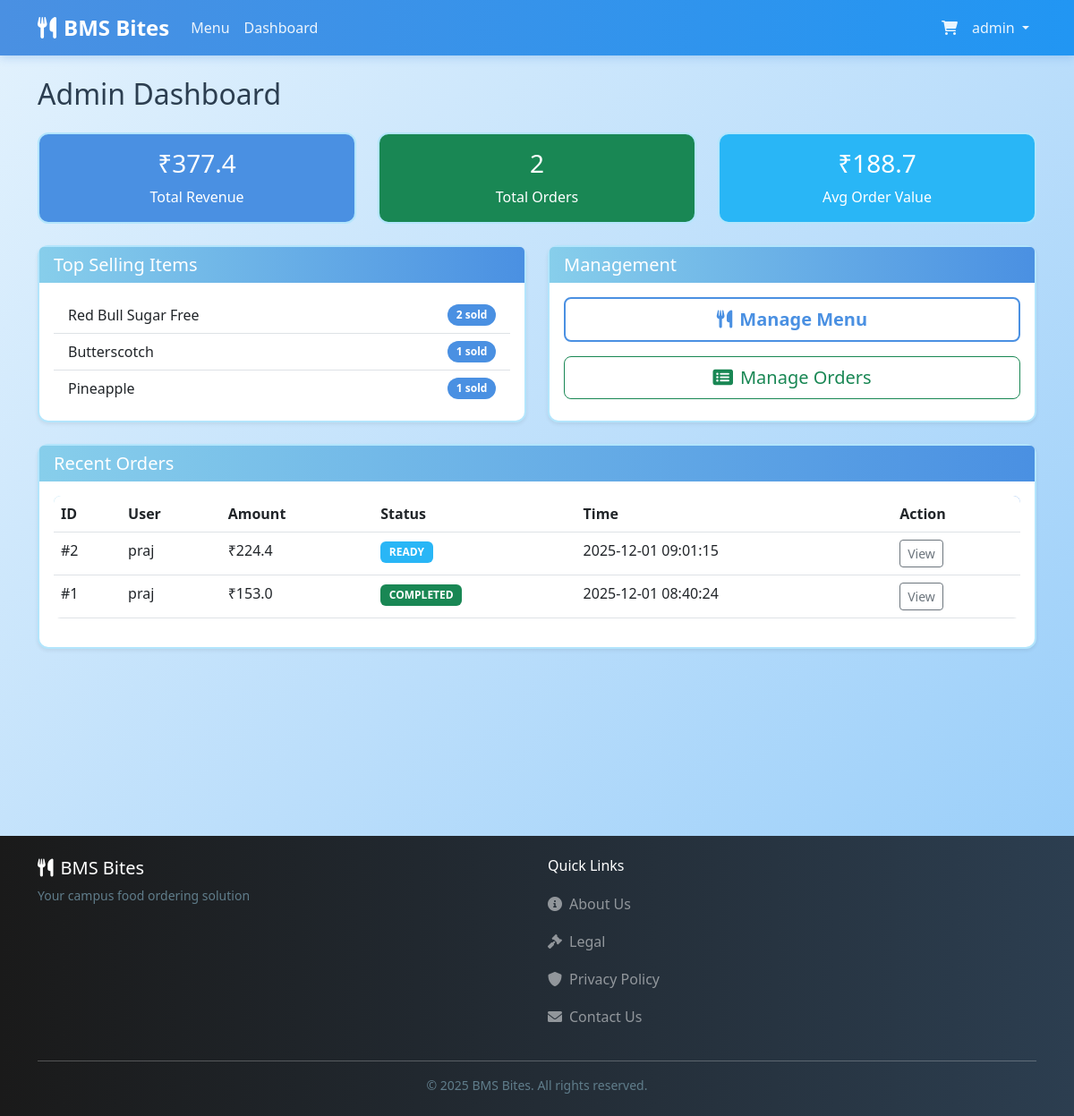
The app's page /admin/dashboard (signed in), older data.
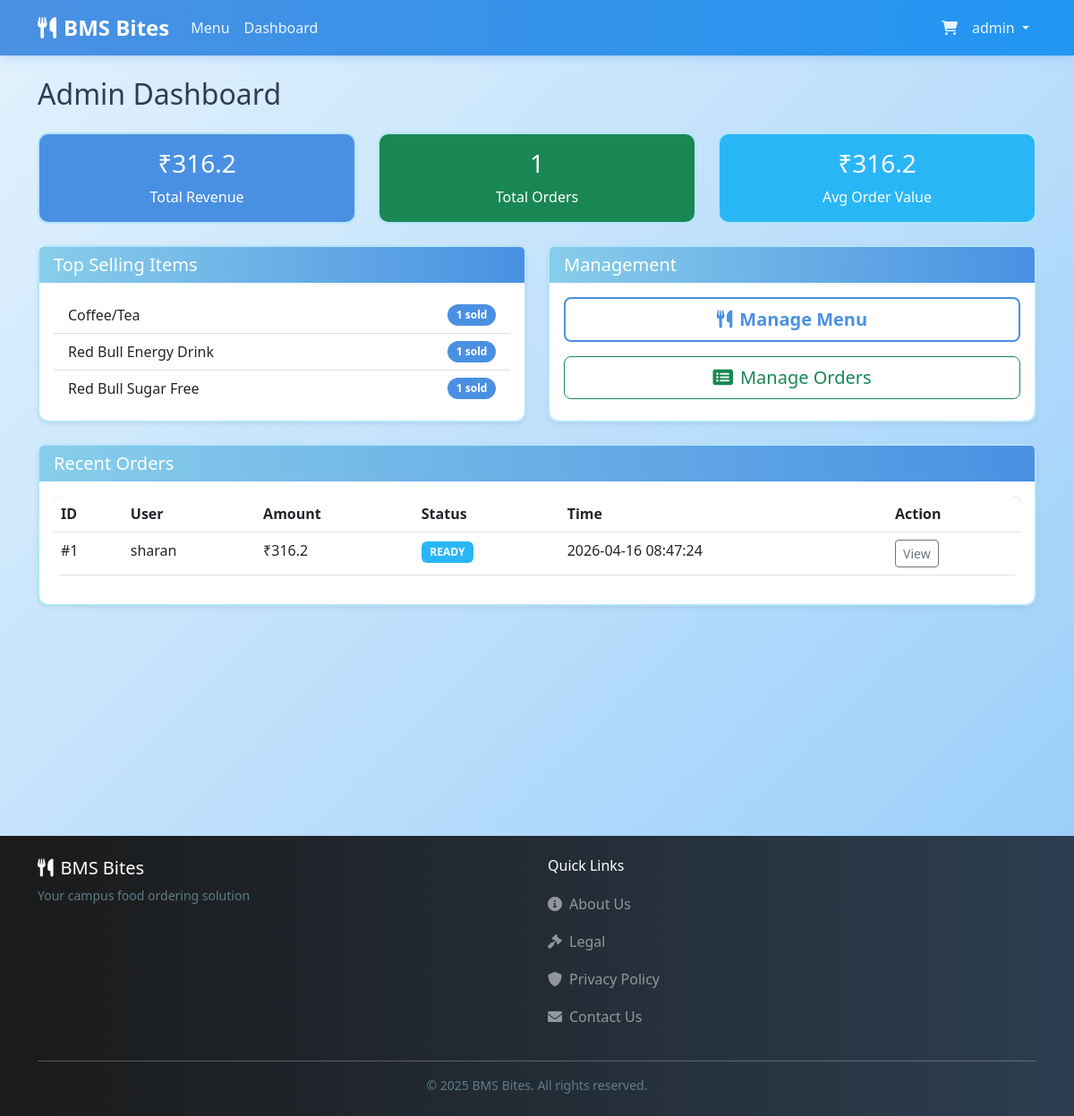
The same page, newer data.
### tables this page shows
CREATE TABLE menu (
    id INTEGER PRIMARY KEY AUTOINCREMENT,
    canteen_id INTEGER NOT NULL,
    name TEXT NOT NULL,
    description TEXT,
    price REAL NOT NULL,
    category TEXT NOT NULL, -- 'veg', 'non-veg', 'beverage'
    category_section TEXT, -- Section header like 'SOUTH INDIAN BREAKFAST', 'Dosa Items', etc.
    image_url TEXT,
    is_available BOOLEAN DEFAULT 1,
    created_at TIMESTAMP DEFAULT CURRENT_TIMESTAMP,
    FOREIGN KEY (canteen_id) REFERENCES canteens (id)
);

CREATE TABLE orders (
    id INTEGER PRIMARY KEY AUTOINCREMENT,
    user_id INTEGER NOT NULL,
    canteen_id INTEGER NOT NULL,
    total_amount REAL NOT NULL,
    platform_fee REAL DEFAULT 0.0,
    status TEXT NOT NULL DEFAULT 'preparing', -- 'preparing', 'ready', 'completed'
    pickup_time TEXT,
    created_at TIMESTAMP DEFAULT CURRENT_TIMESTAMP,
    FOREIGN KEY (user_id) REFERENCES users (id),
    FOREIGN KEY (canteen_id) REFERENCES canteens (id)
);

CREATE TABLE users (
    id INTEGER PRIMARY KEY AUTOINCREMENT,
    username TEXT UNIQUE NOT NULL,
    email TEXT UNIQUE NOT NULL,
    password_hash TEXT NOT NULL,
    security_question TEXT NOT NULL,
    security_answer TEXT NOT NULL,
    role TEXT NOT NULL DEFAULT 'customer', -- 'customer' or 'admin'
    created_at TIMESTAMP DEFAULT CURRENT_TIMESTAMP
);

### routes/admin.py (the view)
@admin_bp.route('/dashboard')
@admin_required
def dashboard():
    summary = analytics_mgr.get_sales_summary()
    top_items = analytics_mgr.get_top_selling_items()
    daily_rev = analytics_mgr.get_daily_revenue()
    recent_orders = order_mgr.get_all_orders()[:10] # Last 10 orders
    return render_template('dashboard.html',
                           summary=summary,
                           top_items=top_items,
                           daily_rev=daily_rev,
                           recent_orders=recent_orders)

### app.py (called while the page is built)
@app.context_processor
def inject_session():
    return dict(session=session)

### routes/admin.py (called while the page is built)
def admin_required(view):
    @functools.wraps(view)
    def wrapped_view(**kwargs):
        if session.get('role') != 'admin':
            flash('Admin access required', 'danger')
            return redirect(url_for('auth.login'))
        return view(**kwargs)
    return wrapped_view

### utils/analytics.py (called while the page is built)
    def get_orders_df(self):
        conn = sqlite3.connect(self.db_path)
        df = pd.read_sql_query("SELECT * FROM orders", conn)
        conn.close()
        return df

    def get_order_items_df(self):
        conn = sqlite3.connect(self.db_path)
        df = pd.read_sql_query("SELECT * FROM order_items", conn)
        conn.close()
        return df

    def get_menu_df(self):
        conn = sqlite3.connect(self.db_path)
        df = pd.read_sql_query("SELECT * FROM menu", conn)
        conn.close()
        return df

    def get_daily_revenue(self):
        orders = self.get_orders_df()
        if orders.empty:
            return {}
        orders['created_at'] = pd.to_datetime(orders['created_at'])
        daily = orders.groupby(orders['created_at'].dt.date)['total_amount'].sum()
        return daily.to_dict()

### templates/dashboard.html
{% extends "layout.html" %}
{% block content %}
<h2 class="mb-4">Admin Dashboard</h2>
<div class="row mb-4">
    <div class="col-md-4">
        <div class="card bg-primary text-white h-100">
            <div class="card-body text-center">
                <h3>₹{{ summary['total_revenue'] }}</h3>
                <p class="mb-0">Total Revenue</p>
            </div>
        </div>
    </div>
    <div class="col-md-4">
        <div class="card bg-success text-white h-100">
            <div class="card-body text-center">
                <h3>{{ summary['total_orders'] }}</h3>
                <p class="mb-0">Total Orders</p>
            </div>
        </div>
    </div>
    <div class="col-md-4">
        <div class="card bg-info text-white h-100">
            <div class="card-body text-center">
                <h3>₹{{ summary['avg_order_value'] }}</h3>
                <p class="mb-0">Avg Order Value</p>
            </div>
        </div>
    </div>
</div>
<div class="row mb-4">
    <div class="col-md-6">
        <div class="card shadow-sm h-100">
            <div class="card-header">
                <h5 class="mb-0">Top Selling Items</h5>
            </div>
            <div class="card-body">
                <ul class="list-group list-group-flush">
                    {% for name, qty in top_items.items() %}
                    <li class="list-group-item d-flex justify-content-between align-items-center">
                        {{ name }}
                        <span class="badge bg-primary rounded-pill">{{ qty }} sold</span>
                    </li>
                    {% endfor %}
                </ul>
            </div>
        </div>
    </div>
    <div class="col-md-6">
        <div class="card shadow-sm h-100">
            <div class="card-header">
                <h5 class="mb-0">Management</h5>
            </div>
            <div class="card-body">
                <div class="d-grid gap-3">
                    <a href="{{ url_for('admin.manage_menu') }}" class="btn btn-outline-primary btn-lg">
                        <i class="fas fa-utensils me-2"></i>Manage Menu
                    </a>
                    <a href="{{ url_for('admin.manage_orders') }}" class="btn btn-outline-success btn-lg">
                        <i class="fas fa-list-alt me-2"></i>Manage Orders
                    </a>
                </div>
            </div>
        </div>
    </div>
</div>
<div class="card shadow-sm">
    <div class="card-header">
        <h5 class="mb-0">Recent Orders</h5>
    </div>
    <div class="card-body">
        <div class="table-responsive">
            <table class="table table-hover">
                <thead>
                    <tr>
                        <th>ID</th>
                        <th>User</th>
                        <th>Amount</th>
                        <th>Status</th>
                        <th>Time</th>
                        <th>Action</th>
                    </tr>
                </thead>
                <tbody>
                    {% for order in recent_orders %}
                    <tr>
                        <td>#{{ order['id'] }}</td>
                        <td>{{ order['username'] }}</td>
                        <td>₹{{ order['total_amount'] }}</td>
                        <td>
                            <span
                                class="badge bg-{{ 'warning' if order['status'] == 'preparing' else 'info' if order['status'] == 'ready' else 'success' }}">
                                {{ order['status']|upper }}
                            </span>
                        </td>
                        <td>{{ order['created_at'] }}</td>
                        <td>
                            <a href="{{ url_for('main.order_detail', order_id=order['id']) }}"
                                class="btn btn-sm btn-outline-secondary">View</a>
                        </td>
                    </tr>
                    {% endfor %}
                </tbody>
            </table>
        </div>
    </div>
</div>
{% endblock %}

Row changes from the older to the newer data that the page shows:
no longer on this page (row edited): menu: name "Butterscotch", is_available "1"
no longer on this page (row edited): menu: name "Pineapple", is_available "1"
removed orders: id "2", username "praj", total_amount "224.4", status "READY", created_at "2025-12-01 09:01:15"
now on this page (row edited): menu: name "Coffee/Tea", qty "1"
now on this page (row edited): menu: name "Red Bull Energy Drink", is_available "1"
changed menu "Red Bull Sugar Free": is_available "2" → "1"
changed orders id 1: username "praj" → "sharan"; total_amount "153.0" → "316.2"; status "COMPLETED" → "READY"; created_at "2025-12-01 08:40:24" → "2026-04-16 08:47:24"
Text that changed along with them:
{{ summary['total_revenue'] }}: "377.4" → "316.2"
{{ summary['total_orders'] }}: "2" → "1"
{{ summary['avg_order_value'] }}: "188.7" → "316.2"
